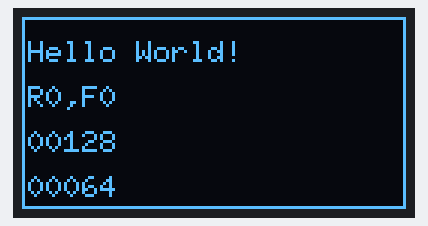
Recording of a program running on a simulated ESP32. Parts: 64×128 one-colour display.

Above: at 0.1 s.
At 2.2 s:
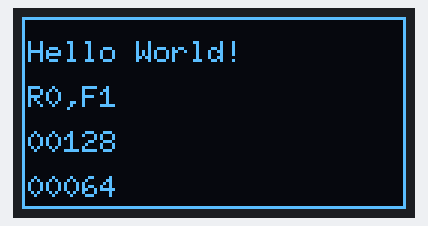
At 4.2 s:
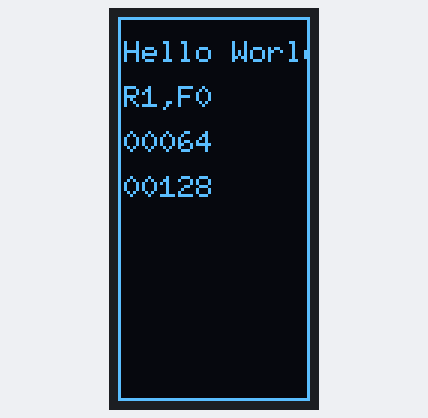
At 6.3 s:
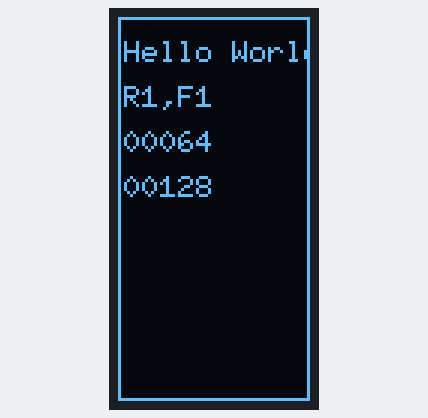
At 10.4 s:
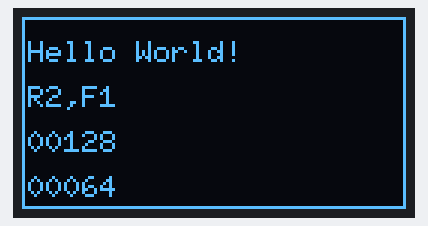
At 14.5 s:
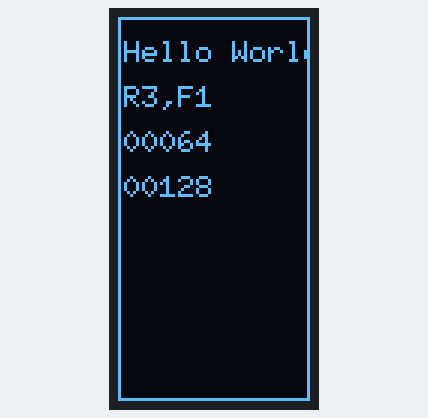

The program:

main.cpp
```cpp
#include <Arduino.h>
#include <U8g2lib.h>

#ifdef U8X8_HAVE_HW_SPI
#include <SPI.h>
#endif
#ifdef U8X8_HAVE_HW_I2C
#include <Wire.h>
#endif


// put function declarations here:
int myFunction(int, int);


U8G2_SSD1306_128X64_NONAME_F_4W_HW_SPI u8g2(U8G2_R0, /* cs=*/ 10, /* dc=*/ 46, /* reset=*/ 3);

void setup(void) {
  u8g2.begin();
  u8g2.setFont(u8g2_font_6x10_tr);
}


void draw(const char *s)
{
  u8g2.firstPage();
  do {
    u8g2.drawStr(2,15,"Hello World!");
    u8g2.drawStr(2,30,s);

    u8g2.drawStr(2, 45, u8x8_u16toa(u8g2.getDisplayWidth(), 5));
    u8g2.drawStr(2, 60, u8x8_u16toa(u8g2.getDisplayHeight(), 5));

    u8g2.drawFrame(0,0,u8g2.getDisplayWidth(),u8g2.getDisplayHeight() );

  } while ( u8g2.nextPage() );
  delay(2000);
}


void loop(void) {

  u8g2.clearDisplay();
  u8g2.setDisplayRotation(U8G2_R0);
  u8g2.setFlipMode(0);
  draw("R0,F0");
  u8g2.clearDisplay();
  u8g2.setFlipMode(1);
  draw("R0,F1");

  u8g2.clearDisplay();
  u8g2.setDisplayRotation(U8G2_R1);
  u8g2.setFlipMode(0);
  draw("R1,F0");
  u8g2.clearDisplay();
  u8g2.setFlipMode(1);
  draw("R1,F1");

  u8g2.clearDisplay();
  u8g2.setDisplayRotation(U8G2_R2);
  u8g2.setFlipMode(0);
  draw("R2,F0");
  u8g2.clearDisplay();
  u8g2.setFlipMode(1);
  draw("R2,F1");

  u8g2.clearDisplay();
  u8g2.setDisplayRotation(U8G2_R3);
  u8g2.setFlipMode(0);
  draw("R3,F0");
  u8g2.clearDisplay();
  u8g2.setFlipMode(1);
  draw("R3,F1");

}
```

Measured:
- by itself, everything shown: repeats every 16.4 s, in 16 steps
- what the display in image 0 shows lasts 2.0 s, from 0.1 s to 2.1 s
